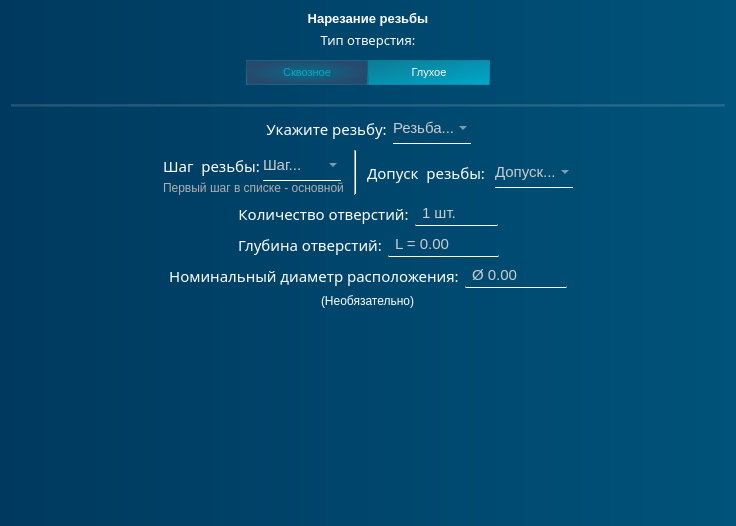
<?xml version="1.0" encoding="UTF-8"?>
<ui version="4.0">
 <class>PageSverlilnayaRezba</class>
 <widget class="QWidget" name="PageSverlilnayaRezba">
  <property name="geometry">
   <rect>
    <x>0</x>
    <y>0</y>
    <width>735</width>
    <height>526</height>
   </rect>
  </property>
  <property name="windowTitle">
   <string>Сверлильная - резьба</string>
  </property>
  <property name="styleSheet">
   <string notr="true">color: white;
background-color: qlineargradient(spread:pad, x1:0, y1:0, x2:1, y2:0, stop:0 rgb(0, 57, 95), stop:1 rgb(0, 83, 122))</string>
  </property>
  <layout class="QVBoxLayout" name="verticalLayout">
   <item>
    <widget class="QWidget" name="verticalWidget_2" native="true">
     <property name="styleSheet">
      <string notr="true">background: none;
</string>
     </property>
     <layout class="QVBoxLayout" name="verticalLayout_5">
      <property name="spacing">
       <number>5</number>
      </property>
      <property name="leftMargin">
       <number>0</number>
      </property>
      <property name="topMargin">
       <number>0</number>
      </property>
      <property name="rightMargin">
       <number>0</number>
      </property>
      <property name="bottomMargin">
       <number>0</number>
      </property>
      <item>
       <widget class="QLabel" name="label">
        <property name="font">
         <font>
          <pointsize>10</pointsize>
          <bold>true</bold>
         </font>
        </property>
        <property name="styleSheet">
         <string notr="true">border: none;
background: none;
</string>
        </property>
        <property name="text">
         <string>Нарезание резьбы</string>
        </property>
        <property name="alignment">
         <set>Qt::AlignmentFlag::AlignCenter</set>
        </property>
       </widget>
      </item>
      <item>
       <widget class="QLabel" name="label_7">
        <property name="sizePolicy">
         <sizepolicy hsizetype="Preferred" vsizetype="Preferred">
          <horstretch>0</horstretch>
          <verstretch>0</verstretch>
         </sizepolicy>
        </property>
        <property name="font">
         <font>
          <family>Onyx</family>
          <pointsize>10</pointsize>
         </font>
        </property>
        <property name="styleSheet">
         <string notr="true">background-color: none</string>
        </property>
        <property name="text">
         <string>Тип отверстия:</string>
        </property>
        <property name="alignment">
         <set>Qt::AlignmentFlag::AlignCenter</set>
        </property>
       </widget>
      </item>
      <item>
       <widget class="QGroupBox" name="horizontalGroupBox_4">
        <property name="styleSheet">
         <string notr="true">QGroupBox {
	border: none;
}
QPushButton {
	background:qlineargradient(spread:pad, x1:0, y1:0, x2:1, y2:1, stop:0 rgba(12, 123, 147, 255), stop:1 rgba(0, 168, 204, 255));
	border: none;
	font-size: 11px;
	padding: 5 10 5 10;
	width: 100px;
	border: 1px solid qradialgradient(spread:pad, cx:0.506, cy:1, radius:1.147, fx:0.494318, fy:1, stop:0 rgba(12, 123, 147, 255), stop:1 rgba(255, 255, 255, 0));
}
QPushButton:hover {
	color: rgb(0, 168, 204);
	border-left: 1px solid rgb(10, 169, 255);
	border-right: 1px solid rgb(10, 169, 255);
	background-color: qlineargradient(spread:pad, x1:0, y1:0.477, x2:1, y2:0.518, stop:0 rgba(15, 109, 159, 64), stop:0.505682 rgba(15, 111, 149, 0), stop:1 rgba(15, 112, 139, 58));
}
QPushButton:pressed {
	background-color: rgb(0, 53, 93)
}
QPushButton:checked {
	background: qradialgradient(spread:pad, cx:0.5, cy:0.5, radius:0.5, fx:0.5, fy:0.5, stop:0 rgba(12, 123, 147, 177), stop:1 rgba(39, 73, 109, 255));
	color: rgb(0, 168, 204);
}</string>
        </property>
        <property name="title">
         <string/>
        </property>
        <layout class="QHBoxLayout" name="horizontalLayout_5">
         <property name="spacing">
          <number>0</number>
         </property>
         <property name="leftMargin">
          <number>0</number>
         </property>
         <property name="topMargin">
          <number>0</number>
         </property>
         <property name="rightMargin">
          <number>0</number>
         </property>
         <property name="bottomMargin">
          <number>0</number>
         </property>
         <item>
          <spacer name="horizontalSpacer">
           <property name="orientation">
            <enum>Qt::Orientation::Horizontal</enum>
           </property>
           <property name="sizeHint" stdset="0">
            <size>
             <width>40</width>
             <height>20</height>
            </size>
           </property>
          </spacer>
         </item>
         <item>
          <widget class="QPushButton" name="pushButton">
           <property name="cursor">
            <cursorShape>PointingHandCursor</cursorShape>
           </property>
           <property name="styleSheet">
            <string notr="true"/>
           </property>
           <property name="text">
            <string>Cквозное</string>
           </property>
           <property name="checkable">
            <bool>true</bool>
           </property>
           <property name="checked">
            <bool>true</bool>
           </property>
           <property name="autoExclusive">
            <bool>true</bool>
           </property>
          </widget>
         </item>
         <item alignment="Qt::AlignmentFlag::AlignHCenter">
          <widget class="QPushButton" name="pushButton_with_length">
           <property name="cursor">
            <cursorShape>PointingHandCursor</cursorShape>
           </property>
           <property name="styleSheet">
            <string notr="true"/>
           </property>
           <property name="text">
            <string>Глухое</string>
           </property>
           <property name="checkable">
            <bool>true</bool>
           </property>
           <property name="autoExclusive">
            <bool>true</bool>
           </property>
          </widget>
         </item>
         <item>
          <spacer name="horizontalSpacer_2">
           <property name="orientation">
            <enum>Qt::Orientation::Horizontal</enum>
           </property>
           <property name="sizeHint" stdset="0">
            <size>
             <width>40</width>
             <height>20</height>
            </size>
           </property>
          </spacer>
         </item>
        </layout>
       </widget>
      </item>
     </layout>
    </widget>
   </item>
   <item>
    <layout class="QVBoxLayout" name="verticalLayout_2">
     <property name="topMargin">
      <number>10</number>
     </property>
     <item>
      <widget class="Line" name="line">
       <property name="styleSheet">
        <string notr="true">background: rgba(255, 255, 255, 20);</string>
       </property>
       <property name="orientation">
        <enum>Qt::Orientation::Horizontal</enum>
       </property>
      </widget>
     </item>
     <item>
      <layout class="QHBoxLayout" name="horizontalLayout_3">
       <property name="topMargin">
        <number>0</number>
       </property>
       <item>
        <spacer name="horizontalSpacer_7">
         <property name="orientation">
          <enum>Qt::Orientation::Horizontal</enum>
         </property>
         <property name="sizeHint" stdset="0">
          <size>
           <width>40</width>
           <height>20</height>
          </size>
         </property>
        </spacer>
       </item>
       <item>
        <widget class="QLabel" name="label_10">
         <property name="sizePolicy">
          <sizepolicy hsizetype="Preferred" vsizetype="Preferred">
           <horstretch>0</horstretch>
           <verstretch>0</verstretch>
          </sizepolicy>
         </property>
         <property name="font">
          <font>
           <family>Onyx</family>
           <pointsize>11</pointsize>
          </font>
         </property>
         <property name="styleSheet">
          <string notr="true">background-color: none</string>
         </property>
         <property name="text">
          <string>Укажите резьбу:</string>
         </property>
         <property name="alignment">
          <set>Qt::AlignmentFlag::AlignCenter</set>
         </property>
        </widget>
       </item>
       <item>
        <widget class="QComboBox" name="comboBox_diameter">
         <property name="font">
          <font>
           <pointsize>11</pointsize>
          </font>
         </property>
         <property name="styleSheet">
          <string notr="true">QComboBox {
	padding: 5, 5, 5, 5;
	width: 60px;
	border: none;
	border-bottom: 1px solid white;
	background: rgba(255, 255, 255, 0);
	transition: color 0.3s ease;
	transition: border-bottom 0.4s ease;
	color: rgb(204, 204, 204);
	font-size: 11pt;
}
QComboBox:hover {
   color: rgb(167, 167, 167);
}

QComboBox::item {
	background: rgb(67, 67, 67);
	border-radius: none;
}

QComboBox QAbstractItemView {
	border-radius: none;
    background: qlineargradient(spread:pad, x1:0, y1:0, x2:1, y2:0, stop:0 rgb(58, 58, 58), stop:1 rgb(88, 88, 88));
	selection-border-radius: none;
	selection-border: none;
	border: none;
	border-radius: 0;
	outline: none;
}
QComboBox QAbstractItemView::item {
    min-height: 15px;
	width: 15px;
	border: none;
	border-radius: none;
}
QComboBox QAbstractItemView::item:hover {
	color:rgb(173, 173, 173);
	border-bottom: 1px solid white;
}

</string>
         </property>
         <property name="placeholderText">
          <string>Резьба...</string>
         </property>
        </widget>
       </item>
       <item>
        <spacer name="horizontalSpacer_8">
         <property name="orientation">
          <enum>Qt::Orientation::Horizontal</enum>
         </property>
         <property name="sizeHint" stdset="0">
          <size>
           <width>40</width>
           <height>20</height>
          </size>
         </property>
        </spacer>
       </item>
      </layout>
     </item>
     <item>
      <layout class="QHBoxLayout" name="horizontalLayout_7">
       <property name="spacing">
        <number>10</number>
       </property>
       <property name="topMargin">
        <number>0</number>
       </property>
       <item>
        <spacer name="horizontalSpacer_3">
         <property name="orientation">
          <enum>Qt::Orientation::Horizontal</enum>
         </property>
         <property name="sizeHint" stdset="0">
          <size>
           <width>40</width>
           <height>20</height>
          </size>
         </property>
        </spacer>
       </item>
       <item>
        <layout class="QVBoxLayout" name="verticalLayout_3">
         <property name="spacing">
          <number>0</number>
         </property>
         <property name="rightMargin">
          <number>0</number>
         </property>
         <item>
          <layout class="QHBoxLayout" name="horizontalLayout">
           <property name="rightMargin">
            <number>0</number>
           </property>
           <item alignment="Qt::AlignmentFlag::AlignHCenter">
            <widget class="QLabel" name="label_13">
             <property name="sizePolicy">
              <sizepolicy hsizetype="Preferred" vsizetype="Preferred">
               <horstretch>0</horstretch>
               <verstretch>0</verstretch>
              </sizepolicy>
             </property>
             <property name="minimumSize">
              <size>
               <width>0</width>
               <height>0</height>
              </size>
             </property>
             <property name="font">
              <font>
               <family>Onyx</family>
               <pointsize>11</pointsize>
              </font>
             </property>
             <property name="styleSheet">
              <string notr="true">background-color: none</string>
             </property>
             <property name="text">
              <string>Шаг  резьбы:</string>
             </property>
             <property name="alignment">
              <set>Qt::AlignmentFlag::AlignCenter</set>
             </property>
            </widget>
           </item>
           <item alignment="Qt::AlignmentFlag::AlignHCenter">
            <widget class="QComboBox" name="comboBox_diameter_2">
             <property name="font">
              <font>
               <pointsize>11</pointsize>
              </font>
             </property>
             <property name="toolTip">
              <string/>
             </property>
             <property name="styleSheet">
              <string notr="true">QComboBox {
	padding: 5, 5, 5, 5;
	width: 60px;
	border: none;
	border-bottom: 1px solid white;
	background: rgba(255, 255, 255, 0);
	transition: color 0.3s ease;
	transition: border-bottom 0.4s ease;
	color: rgb(204, 204, 204);
	font-size: 11pt;
}
QComboBox:hover {
   color: rgb(167, 167, 167);
}

QComboBox::item {
	background: rgb(67, 67, 67);
	border-radius: none;
}

QComboBox QAbstractItemView {
	border-radius: none;
    background: qlineargradient(spread:pad, x1:0, y1:0, x2:1, y2:0, stop:0 rgb(58, 58, 58), stop:1 rgb(88, 88, 88));
	selection-border-radius: none;
	selection-border: none;
	border: none;
	border-radius: 0;
	outline: none;
}
QComboBox QAbstractItemView::item {
    min-height: 15px;
	width: 15px;
	border: none;
	border-radius: none;
}
QComboBox QAbstractItemView::item:hover {
	color:rgb(173, 173, 173);
	border-bottom: 1px solid white;
}

</string>
             </property>
             <property name="placeholderText">
              <string>Шаг...</string>
             </property>
            </widget>
           </item>
          </layout>
         </item>
         <item alignment="Qt::AlignmentFlag::AlignHCenter|Qt::AlignmentFlag::AlignTop">
          <widget class="QLabel" name="label_2">
           <property name="font">
            <font>
             <italic>false</italic>
             <underline>false</underline>
             <kerning>true</kerning>
             <fontweight>Light</fontweight>
            </font>
           </property>
           <property name="toolTip">
            <string>&lt;html&gt;&lt;head/&gt;&lt;body&gt;&lt;p&gt;asdasd&lt;/p&gt;&lt;/body&gt;&lt;/html&gt;</string>
           </property>
           <property name="styleSheet">
            <string notr="true">background-color: none;
color: rgb(175, 175, 175)
</string>
           </property>
           <property name="text">
            <string>Первый шаг в списке - основной</string>
           </property>
          </widget>
         </item>
        </layout>
       </item>
       <item>
        <widget class="Line" name="line_2">
         <property name="orientation">
          <enum>Qt::Orientation::Vertical</enum>
         </property>
        </widget>
       </item>
       <item>
        <layout class="QHBoxLayout" name="horizontalLayout_8">
         <property name="topMargin">
          <number>0</number>
         </property>
         <item>
          <widget class="QLabel" name="label_14">
           <property name="sizePolicy">
            <sizepolicy hsizetype="Preferred" vsizetype="Preferred">
             <horstretch>0</horstretch>
             <verstretch>0</verstretch>
            </sizepolicy>
           </property>
           <property name="font">
            <font>
             <family>Onyx</family>
             <pointsize>11</pointsize>
            </font>
           </property>
           <property name="styleSheet">
            <string notr="true">background-color: none</string>
           </property>
           <property name="text">
            <string>Допуск  резьбы:</string>
           </property>
           <property name="alignment">
            <set>Qt::AlignmentFlag::AlignCenter</set>
           </property>
          </widget>
         </item>
         <item>
          <widget class="QComboBox" name="comboBox_dopusk">
           <property name="font">
            <font>
             <pointsize>11</pointsize>
            </font>
           </property>
           <property name="styleSheet">
            <string notr="true">QComboBox {
	padding: 5, 5, 5, 5;
	width: 60px;
	border: none;
	border-bottom: 1px solid white;
	background: rgba(255, 255, 255, 0);
	transition: color 0.3s ease;
	transition: border-bottom 0.4s ease;
	color: rgb(204, 204, 204);
	font-size: 11pt;
}
QComboBox:hover {
   color: rgb(167, 167, 167);
}

QComboBox::item {
	background: rgb(67, 67, 67);
	border-radius: none;
}

QComboBox QAbstractItemView {
	border-radius: none;
    background: qlineargradient(spread:pad, x1:0, y1:0, x2:1, y2:0, stop:0 rgb(58, 58, 58), stop:1 rgb(88, 88, 88));
	selection-border-radius: none;
	selection-border: none;
	border: none;
	border-radius: 0;
	outline: none;
}
QComboBox QAbstractItemView::item {
    min-height: 15px;
	width: 15px;
	border: none;
	border-radius: none;
}
QComboBox QAbstractItemView::item:hover {
	color:rgb(173, 173, 173);
	border-bottom: 1px solid white;
}

</string>
           </property>
           <property name="placeholderText">
            <string>Допуск...</string>
           </property>
          </widget>
         </item>
        </layout>
       </item>
       <item>
        <spacer name="horizontalSpacer_4">
         <property name="orientation">
          <enum>Qt::Orientation::Horizontal</enum>
         </property>
         <property name="sizeHint" stdset="0">
          <size>
           <width>40</width>
           <height>20</height>
          </size>
         </property>
        </spacer>
       </item>
      </layout>
     </item>
     <item>
      <layout class="QHBoxLayout" name="horizontalLayout_2">
       <property name="topMargin">
        <number>0</number>
       </property>
       <item>
        <spacer name="horizontalSpacer_5">
         <property name="orientation">
          <enum>Qt::Orientation::Horizontal</enum>
         </property>
         <property name="sizeHint" stdset="0">
          <size>
           <width>40</width>
           <height>20</height>
          </size>
         </property>
        </spacer>
       </item>
       <item>
        <widget class="QLabel" name="label_9">
         <property name="sizePolicy">
          <sizepolicy hsizetype="Preferred" vsizetype="Preferred">
           <horstretch>0</horstretch>
           <verstretch>0</verstretch>
          </sizepolicy>
         </property>
         <property name="font">
          <font>
           <family>Onyx</family>
           <pointsize>11</pointsize>
          </font>
         </property>
         <property name="styleSheet">
          <string notr="true">background-color: none</string>
         </property>
         <property name="text">
          <string>Количество отверстий:</string>
         </property>
         <property name="alignment">
          <set>Qt::AlignmentFlag::AlignCenter</set>
         </property>
        </widget>
       </item>
       <item>
        <widget class="QSpinBox" name="spinBox_count">
         <property name="styleSheet">
          <string notr="true">QSpinBox {
	padding: 2 5 2 5;	
	border: none;
	border-bottom: 1px solid white;
	border-radius: 1px;
	background: rgba(255, 255, 255, 0);
	transition: color 0.3s ease;
	transition: border-bottom 0.4s ease;
	color: rgb(204, 204, 204);
	font-size: 11pt
}

QSpinBox:disabled {
	color: rgb(120, 106, 107);
	background: rgba(255, 255, 255, 20);
}

QSpinBox:hover {
	color: rgb(255, 255, 255)
}

QSpinBox:pressed {
	border-bottom: 1px solid white;
}
</string>
         </property>
         <property name="suffix">
          <string> шт.</string>
         </property>
         <property name="minimum">
          <number>1</number>
         </property>
         <property name="maximum">
          <number>100</number>
         </property>
         <property name="value">
          <number>1</number>
         </property>
        </widget>
       </item>
       <item>
        <spacer name="horizontalSpacer_6">
         <property name="orientation">
          <enum>Qt::Orientation::Horizontal</enum>
         </property>
         <property name="sizeHint" stdset="0">
          <size>
           <width>40</width>
           <height>20</height>
          </size>
         </property>
        </spacer>
       </item>
      </layout>
     </item>
     <item>
      <widget class="QWidget" name="length_div" native="true">
       <property name="styleSheet">
        <string notr="true">background: none;</string>
       </property>
       <layout class="QHBoxLayout" name="horizontalLayout_4">
        <property name="topMargin">
         <number>0</number>
        </property>
        <property name="bottomMargin">
         <number>0</number>
        </property>
        <item>
         <spacer name="horizontalSpacer_9">
          <property name="orientation">
           <enum>Qt::Orientation::Horizontal</enum>
          </property>
          <property name="sizeHint" stdset="0">
           <size>
            <width>40</width>
            <height>20</height>
           </size>
          </property>
         </spacer>
        </item>
        <item>
         <widget class="QLabel" name="label_11">
          <property name="sizePolicy">
           <sizepolicy hsizetype="Preferred" vsizetype="Preferred">
            <horstretch>0</horstretch>
            <verstretch>0</verstretch>
           </sizepolicy>
          </property>
          <property name="font">
           <font>
            <family>Onyx</family>
            <pointsize>11</pointsize>
           </font>
          </property>
          <property name="styleSheet">
           <string notr="true">background-color: none</string>
          </property>
          <property name="text">
           <string>Глубина отверстий:</string>
          </property>
          <property name="alignment">
           <set>Qt::AlignmentFlag::AlignCenter</set>
          </property>
         </widget>
        </item>
        <item>
         <widget class="QDoubleSpinBox" name="doubleSpinBox_length">
          <property name="styleSheet">
           <string notr="true">QDoubleSpinBox {
	padding: 2 5 2 5;	
	border: none;
	border-bottom: 1px solid white;
	border-radius: 1px;
	background: rgba(255, 255, 255, 0);
	transition: color 0.3s ease;
	transition: border-bottom 0.4s ease;
	color: rgb(204, 204, 204);
	font-size: 11pt
}

QDoubleSpinBox:disabled {
	color: rgb(120, 106, 107);
	background: rgba(255, 255, 255, 20);
}

QDoubleSpinBox:hover {
	color: rgb(255, 255, 255)
}

QDoubleSpinBox:pressed {
	border-bottom: 1px solid white;
}
</string>
          </property>
          <property name="prefix">
           <string>L = </string>
          </property>
          <property name="suffix">
           <string/>
          </property>
          <property name="maximum">
           <double>1000.000000000000000</double>
          </property>
         </widget>
        </item>
        <item>
         <spacer name="horizontalSpacer_10">
          <property name="orientation">
           <enum>Qt::Orientation::Horizontal</enum>
          </property>
          <property name="sizeHint" stdset="0">
           <size>
            <width>40</width>
            <height>20</height>
           </size>
          </property>
         </spacer>
        </item>
       </layout>
      </widget>
     </item>
     <item>
      <widget class="QWidget" name="widget_length_2" native="true">
       <property name="styleSheet">
        <string notr="true">background: none;</string>
       </property>
       <layout class="QHBoxLayout" name="horizontalLayout_6">
        <property name="topMargin">
         <number>0</number>
        </property>
        <property name="bottomMargin">
         <number>0</number>
        </property>
        <item>
         <spacer name="horizontalSpacer_11">
          <property name="orientation">
           <enum>Qt::Orientation::Horizontal</enum>
          </property>
          <property name="sizeHint" stdset="0">
           <size>
            <width>40</width>
            <height>20</height>
           </size>
          </property>
         </spacer>
        </item>
        <item>
         <widget class="QLabel" name="label_12">
          <property name="sizePolicy">
           <sizepolicy hsizetype="Preferred" vsizetype="Preferred">
            <horstretch>0</horstretch>
            <verstretch>0</verstretch>
           </sizepolicy>
          </property>
          <property name="font">
           <font>
            <family>Onyx</family>
            <pointsize>11</pointsize>
           </font>
          </property>
          <property name="styleSheet">
           <string notr="true">background-color: none</string>
          </property>
          <property name="text">
           <string>Номинальный диаметр расположения:</string>
          </property>
          <property name="alignment">
           <set>Qt::AlignmentFlag::AlignCenter</set>
          </property>
         </widget>
        </item>
        <item>
         <widget class="QDoubleSpinBox" name="doubleSpinBox_diameter_big">
          <property name="styleSheet">
           <string notr="true">QDoubleSpinBox {
	padding: 2 5 2 5;	
	border: none;
	border-bottom: 1px solid white;
	border-radius: 1px;
	background: rgba(255, 255, 255, 0);
	transition: color 0.3s ease;
	transition: border-bottom 0.4s ease;
	color: rgb(204, 204, 204);
	font-size: 11pt
}

QDoubleSpinBox:disabled {
	color: rgb(120, 106, 107);
	background: rgba(255, 255, 255, 20);
}

QDoubleSpinBox:hover {
	color: rgb(255, 255, 255)
}

QDoubleSpinBox:pressed {
	border-bottom: 1px solid white;
}
</string>
          </property>
          <property name="prefix">
           <string>Ø </string>
          </property>
          <property name="suffix">
           <string/>
          </property>
          <property name="maximum">
           <double>1000.000000000000000</double>
          </property>
         </widget>
        </item>
        <item>
         <spacer name="horizontalSpacer_12">
          <property name="orientation">
           <enum>Qt::Orientation::Horizontal</enum>
          </property>
          <property name="sizeHint" stdset="0">
           <size>
            <width>40</width>
            <height>20</height>
           </size>
          </property>
         </spacer>
        </item>
       </layout>
      </widget>
     </item>
     <item alignment="Qt::AlignmentFlag::AlignHCenter|Qt::AlignmentFlag::AlignVCenter">
      <widget class="QLabel" name="label_3">
       <property name="styleSheet">
        <string notr="true">background: none;</string>
       </property>
       <property name="text">
        <string>(Необязательно)</string>
       </property>
      </widget>
     </item>
    </layout>
   </item>
   <item>
    <spacer name="verticalSpacer">
     <property name="orientation">
      <enum>Qt::Orientation::Vertical</enum>
     </property>
     <property name="sizeHint" stdset="0">
      <size>
       <width>714</width>
       <height>200</height>
      </size>
     </property>
    </spacer>
   </item>
  </layout>
 </widget>
 <resources/>
 <connections/>
</ui>
